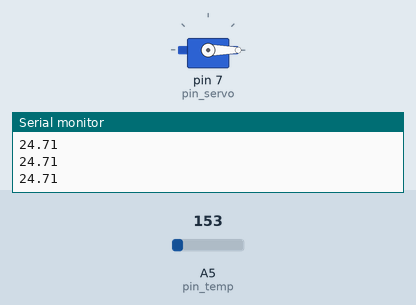
A sketch run on a simulated Arduino Uno, built with avr-gcc and run on an emulated ATmega328P. On the bench: servo, the last lines printed to the serial monitor. The inputs (shaded band) are chosen by the test bench; at power-on: A5 (pin_temp) = 153.

Above: at 1.2 s.
1.3 s: A5 (pin_temp) set to 180
At 2.3 s:
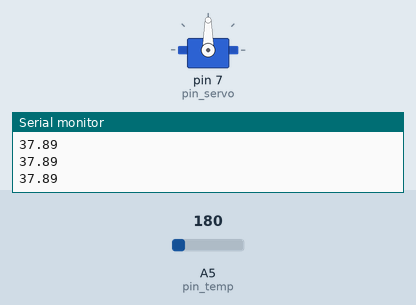
2.8 s: A5 (pin_temp) set to 133
At 3.4 s:
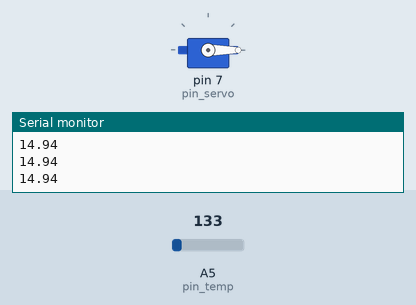
4.3 s: A5 (pin_temp) set to 165
At 5.7 s:
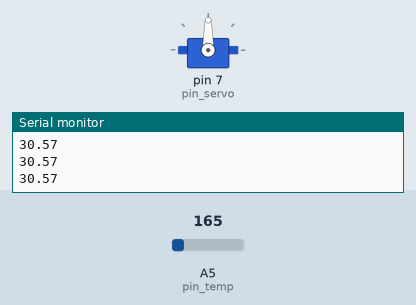
Timing chart, 0 to 7.3 s (numbered marks = the images above; inputs shaded):
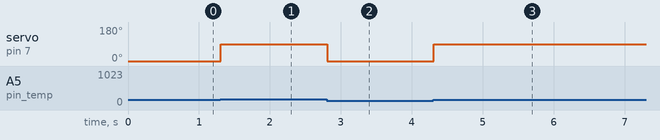

The sketch:

tremendous_kasi1__1_.ino
```cpp
#include<Servo.h>
int pin_temp = A5;
int pin_servo = 7;
Servo myServo;
void setup()
{
  myServo.attach(pin_servo);
  Serial.begin(9600);
  myServo.write(0);
}
void loop()
{
  int analog_value = analogRead(pin_temp);
  float temp = (((analog_value*5.0)/1024.0)-0.5)*100;
  Serial.println(temp);
  if(temp >= 30)
  {
    myServo.write(90);
  }
  else
  {
    myServo.write(0);
  }
  delay(0);
}
```

Measured:
- the behaviour switches between 163 and 164 on A5 (pin_temp) (found by bisection; images 0 and 1)
- after the input at 1.3 s, servo on pin 7 (pin_servo): 0° → 90° at once
- after the input at 2.8 s, servo on pin 7 (pin_servo): 90° → 0° at once
- after the input at 4.3 s, servo on pin 7 (pin_servo): 0° → 90° at once
